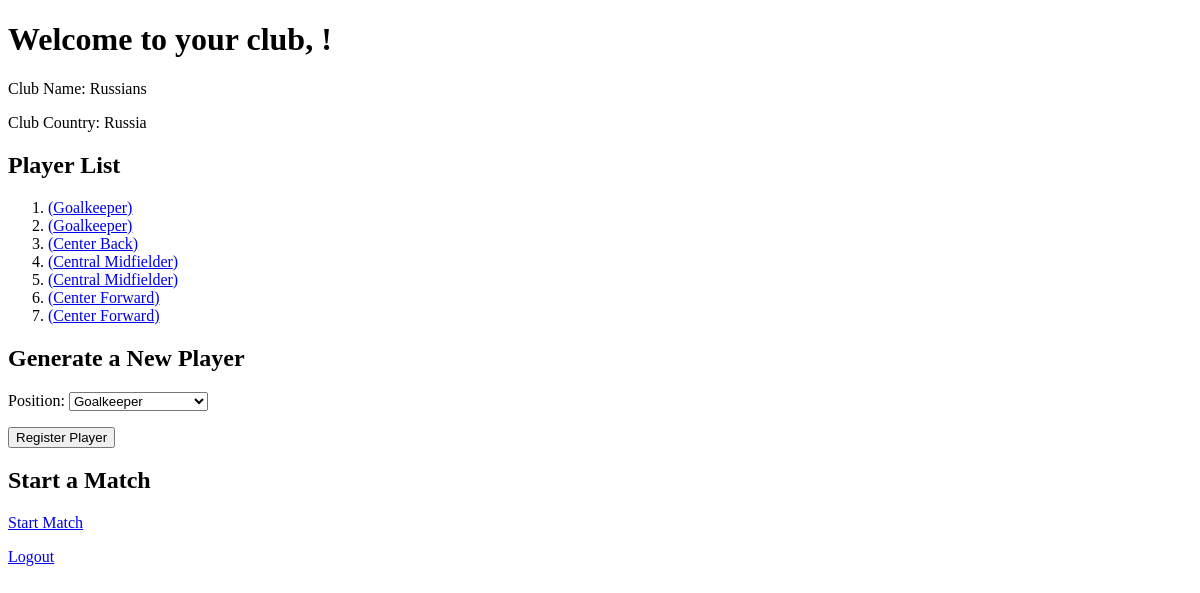
The app's page /club/13/, older data.
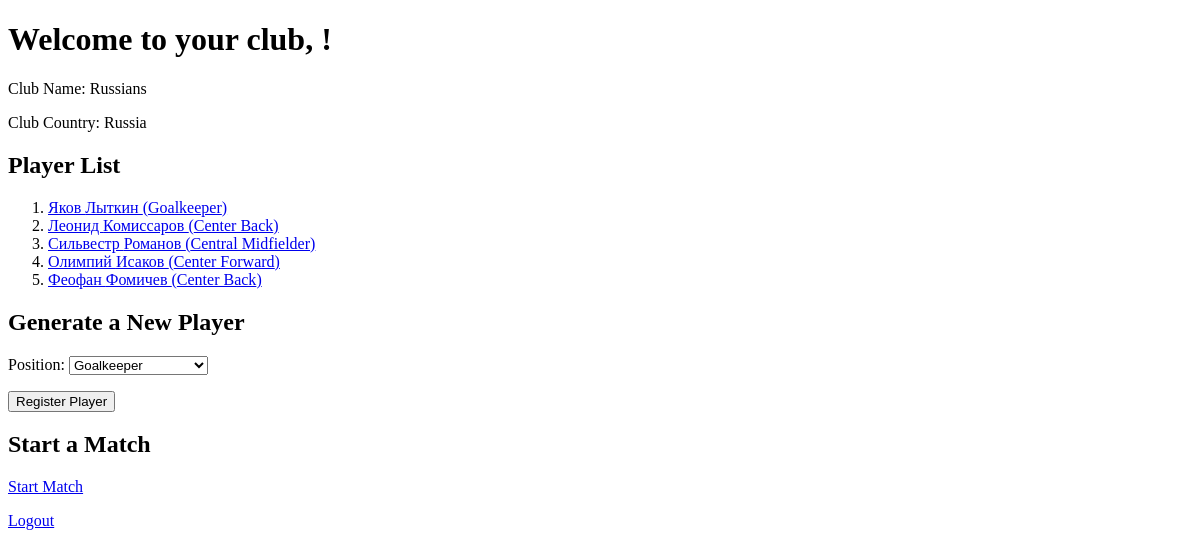
The same page, newer data.
### players/models.py (models this page shows, shortened)
class Club(models.Model):
    user = models.OneToOneField(User, on_delete=models.CASCADE)
    name = models.CharField(max_length=100)
    country = models.CharField(max_length=50)

class Player(models.Model):
    POSITIONS = [
        ('Goalkeeper', 'Goalkeeper'),
        ('Right Back', 'Right Back'),
        ('Left Back', 'Left Back'),
        ('Center Back', 'Center Back'),
        ('Right Midfielder', 'Right Midfielder'),
        ('Central Midfielder', 'Central Midfielder'),
        ('Left Midfielder', 'Left Midfielder'),
        ('Attacking Midfielder', 'Attacking Midfielder'),
        ('Center Forward', 'Center Forward'),
    ]
    first_name = models.CharField(max_length=100, default='')
    last_name = models.CharField(max_length=100, default='')
    age = models.IntegerField(default=17)
    club = models.ForeignKey(Club, on_delete=models.CASCADE, null=True, blank=True)
    nationality = models.CharField(max_length=50, default="Unknown")
    position = models.CharField(max_length=50, choices=POSITIONS, default='Unknown')
    strength = models.IntegerField(default=random.randint(1, 20), null=True, blank=True)
    stamina = models.IntegerField(default=random.randint(1, 20), null=True, blank=True)
    pace = models.IntegerField(default=random.randint(1, 20), null=True, blank=True)
    marking = models.IntegerField(default=random.randint(1, 20), null=True, blank=True)
    tackling = models.IntegerField(default=random.randint(1, 20), null=True, blank=True)
    work_rate = models.IntegerField(default=random.randint(1, 20), null=True, blank=True)
    positioning = models.IntegerField(default=random.randint(1, 20), null=True, blank=True)
    passing = models.IntegerField(default=random.randint(1, 20), null=True, blank=True)
    crossing = models.IntegerField(default=random.randint(1, 20), null=True, blank=True)
    dribbling = models.IntegerField(default=random.randint(1, 20), null=True, blank=True)
    ball_control = models.IntegerField(default=random.randint(1, 20), null=True, blank=True)
    heading = models.IntegerField(default=random.randint(1, 20), null=True, blank=True)
    finishing = models.IntegerField(default=random.randint(1, 20), null=True, blank=True)
    long_range = models.IntegerField(default=random.randint(1, 20), null=True, blank=True)
    vision = models.IntegerField(default=random.randint(1, 20), null=True, blank=True)
    strength = models.IntegerField(default=random.randint(1, 20), null=True, blank=True)
    stamina = models.IntegerField(default=random.randint(1, 20), null=True, blank=True)
    pace = models.IntegerField(default=random.randint(1, 20), null=True, blank=True)
    positioning = models.IntegerField(default=random.randint(1, 20), null=True, blank=True)
    handling = models.IntegerField(null=True, blank=True)
    reflexes = models.IntegerField(null=True, blank=True)
    aerial = models.IntegerField(null=True, blank=True)
    jumping = models.IntegerField(null=True, blank=True)
    command = models.IntegerField(null=True, blank=True)
    throwing = models.IntegerField(null=True, blank=True)
    kicking = models.IntegerField(null=True, blank=True)

### players/views.py (the view)
# urls.py: path('club/<int:club_id>/', views.club_detail, name='club_detail'),
def club_detail(request, club_id):
    club = Club.objects.get(id=club_id)
    context = {
        'club': club,
        'form': GeneratePlayerForm()
    }
    return render(request, 'club_detail.html', context)

### players/forms.py
class GeneratePlayerForm(forms.Form):
    position = forms.ChoiceField(label='Position', choices=Player.POSITIONS)

### players/templates/club_detail.html (shortened to what this page needs)
<!DOCTYPE html>
<html>
<head>
</head>
<body>
    <h1>Welcome to your club, {{ request.user.username }}!</h1>
    <p>Club Name: {{ club.name }}</p>
    <p>Club Country: {{ club.country }}</p>
    <h2>Player List</h2>
    <ol>
        {% for player in club.player_set.all %}
            <li><a href="{% url 'player_detail' player.id %}">{{ player.first_name }} {{ player.last_name }} ({{ player.position }})</a></li>
        {% endfor %}
    </ol>
    <h2>Generate a New Player</h2>
    <form action="{% url 'generate_player_for_club' club.id %}" method="post">
        {{ form.as_p }}
        <button type="submit">Register Player</button>
    </form>
    <h2>Start a Match</h2>
    <a href="{% url 'start_match' club.id %}">Start Match</a>
    <p><a href="{% url 'logout' %}">Logout</a></p>
</body>
</html>

Row changes from the older to the newer data that the page shows:
removed Player: position "Goalkeeper"
removed Player: position "Goalkeeper"
removed Player: position "Center Back"
removed Player: position "Central Midfielder"
removed Player: position "Central Midfielder"
removed Player: position "Center Forward"
removed Player: position "Center Forward"
added Player: first_name "Яков", last_name "Лыткин", position "Goalkeeper"
added Player: first_name "Леонид", last_name "Комиссаров", position "Center Back"
added Player: first_name "Сильвестр", last_name "Романов", position "Central Midfielder"
added Player: first_name "Олимпий", last_name "Исаков", position "Center Forward"
added Player: first_name "Феофан", last_name "Фомичев", position "Center Back"
